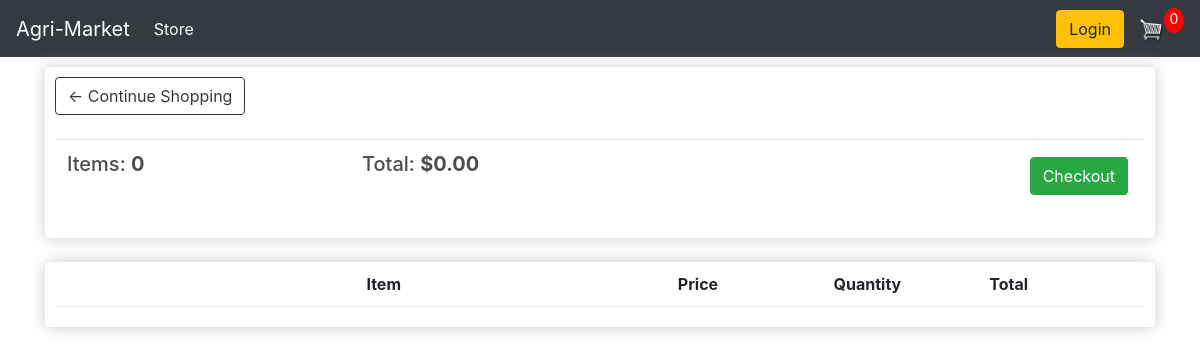
The page /cart/ (signed in) on the database as committed earlier.
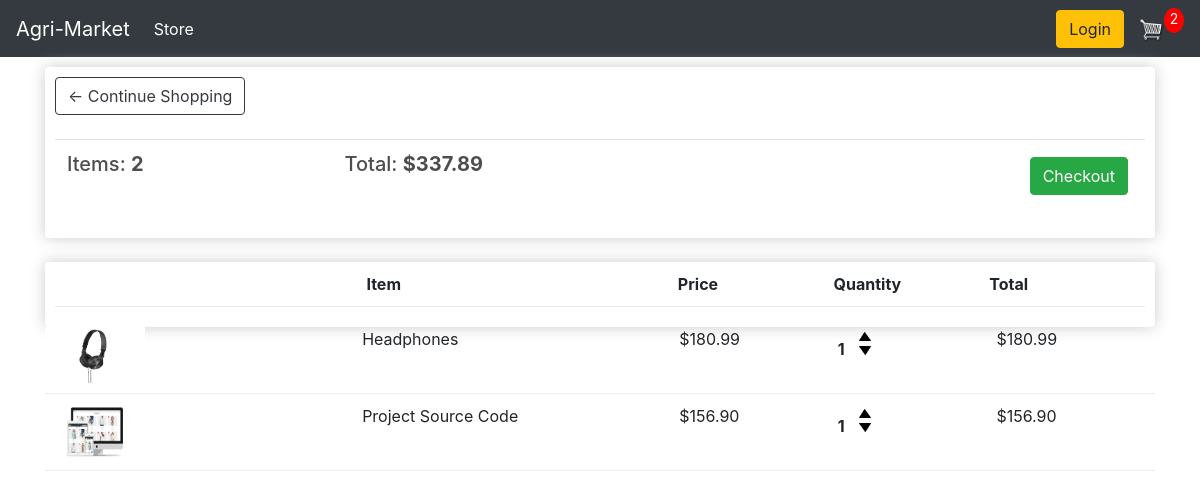
The same page on the database as committed later.
### store/models.py (models this page shows, shortened)
class Order(models.Model):
    customer = models.ForeignKey(Customer, on_delete=models.SET_NULL, blank=True, null=True)
    date_ordered = models.DateTimeField(auto_now_add=True)
    complete = models.BooleanField(default=False, null=True, blank=False)
    transaction_id = models.CharField(max_length=200, null=True)
    shipping = models.CharField(max_length=200, null=True)
    @property
    def shipping(self):
        shipping = False
        orderitems = self.orderitem_set.all()
        for i in orderitems:
            if i.product.digital == False:
                shipping = True
        return shipping
    @property
    def get_cart_total(self):
        orderitems = self.orderitem_set.all()
        total = sum([item.get_total for item in orderitems])
        return total
    @property
    def get_cart_items(self):
        orderitems = self.orderitem_set.all()
        total = sum([item.quantity for item in orderitems])
        return total

class OrderItem(models.Model):
    product = models.ForeignKey(Product, on_delete=models.SET_NULL, blank=True, null=True)
    order = models.ForeignKey(Order, on_delete=models.SET_NULL, blank=True, null=True)
    quantity = models.IntegerField(default=0, null=True, blank=True)
    date_added = models.DateTimeField(auto_now_add=True)
    @property
    def get_total(self):
        total = self.product.price * self.quantity
        return total

class Product(models.Model):
    name = models.CharField(max_length=200, null=True)
    price = models.DecimalField(max_digits=9, decimal_places=2)
    digital = models.BooleanField(default=False, null=True, blank=False)
    image = models.ImageField(null=True, blank=True)
    @property
    def imageURL(self):
        try:
            url = self.image.url
        except:
            url = ''
        return url

### store/views.py (the view)
# urls.py: path('cart/',views.cart, name="cart"),
def cart(request):
    data = cartData(request)
    cartItems = data['cartItems']
    order = data['order']
    items = data['items']
    context = {'items': items, 'order': order, 'cartItems': cartItems}
    return render(request, 'store/cart.html', context)

### store/utils.py (called while the page is built)
def cartData(request):
    if request.user.is_authenticated:
        customer = request.user.customer
        order, created = Order.objects.get_or_create(customer=customer, complete=False)
        items = order.orderitem_set.all()
        cartItems = order.get_cart_items
    else:
        cookieData = cookieCart(request)
        cartItems = cookieData['cartItems']
        order = cookieData['order']
        items = cookieData['items']
    return {'cartItems':cartItems, 'order':order, 'items':items}

### store/templates/store/cart.html
{% extends 'store/main.html' %}
{% load static %}
{% block content %}
    <div class="row">
        <div class="col-lg-12">
            <div class="box-element">
                <a class="btn btn-outline-dark" href="{% url 'store' %}">&#x2190; Continue Shopping</a>
                <br>
                <br>
                <table class="table">
                    <tr>
                        <th><h5>Items: <strong>{{order.get_cart_items}}</strong></h5></th>
                        <th><h5>Total: <strong>${{order.get_cart_total|floatformat:2}}</strong></h5></th>
                        <th>
                            <a style="float:right; margin:5px" class="btn btn-success" href="{% url 'checkout' %}">Checkout</a>
                        </th>
                    </tr>
                </table>
            </div>
            <br>
            <div class="box-element">
                <div class="cart-row">
                    <div style="flex:2"></div>
                    <div style="flex:2"><strong>Item</strong></div>
                    <div style="flex:1"><strong>Price</strong></div>
                    <div style="flex:1"><strong>Quantity</strong></div>
                    <div style="flex:1"><strong>Total</strong></div>
                </div>
            </div>
            {% for item in items %}
            <div class="cart-row">
                <div style="flex:2"><img class="row-image" src="{{item.product.imageURL}}"></div>
                <div style="flex:2">{{item.product.name}}</div>
                <div style="flex:1">${{item.product.price|floatformat:2}}</div>
                <div style="flex:1">
                    <p class="quantity">{{item.quantity}}</p>
                    <div class="quantity">
                        <img data-product="{{item.product.id}}" data-action="add"  class="chg-quantity update-cart" src="{% static  'images/arrow-up.png' %}">
                        <img data-product="{{item.product.id}}" data-action="remove" class="chg-quantity update-cart" src="{% static  'images/arrow-down.png' %}">
                    </div>
                </div>
                    <div style="flex:1">${{item.get_total}}</div>
            </div>
            {% endfor %}
        </div>
    </div>
{% endblock content %}

### store/templates/store/main.html (shortened to what this page needs)
<!DOCTYPE html>
{% load static %}
<html>
    <head>
          <link rel="stylesheet" href="{% static 'css/main.css' %}" />
          <link rel="stylesheet" href="https://stackpath.bootstrapcdn.com/bootstrap/4.4.1/css/bootstrap.min.css">
    </head>
<body>
    <nav class="navbar navbar-expand-lg navbar-dark bg-dark">
        <a class="navbar-brand" href="{% url 'store' %}">Agri-Market</a>
        <div class="collapse navbar-collapse" id="navbarSupportedContent">
          <ul class="navbar-nav mr-auto">
            <li class="nav-item active">
              <a class="nav-link" href="{% url 'store' %}">Store <span class="sr-only">(current)</span></a>
            </li>
          </ul>
          <div class="form-inline my-2 my-lg-0">
            <a href="#"class="btn btn-warning">Login</a>
            <a href="{% url 'cart' %}">
               <img  id="cart-icon" src="{% static 'images/cart.png' %}">
           </a>
           <p id="cart-total">{{cartItems}}</p>
        </div>
      </nav>
    <div class="container">
        {% block content %}
        {% endblock content %}
    </div>
</body>
</html>

### static/css/main.css (style rules this page uses)
body { background-color: hsl(0, 0%, 98%); }
h1,h2,h3,h4,h5,h6 { color:hsl(0, 0%, 30%); }
.box-element { box-shadow:hsl(0, 0%, 80%) 0 0 16px; background-color: #fff; border-radius: 4px; padding: 10px; }
.bg-dark { background-color: #4f868c!important; }
#cart-icon { width:25px; display: inline-block; margin-left: 15px; }
#cart-total { display: block; text-align: center; color:#fff; background-color: red; width: 20px; height: 25px; border-radius: 50%; font-size: 14px; }
.col-lg-4, .col-lg-6, .col-lg-8, .col-lg-12 { margin-top: 10px; }
.btn { border-radius: 0; }
.row-image { width: 100px; }
.cart-row { display: flex; align-items: flex-stretch; padding-bottom: 10px; margin-bottom: 10px; border-bottom: 1px solid #ececec; }
.quantity { display: inline-block; font-weight: 700; padding-right:10px; }
.chg-quantity { width: 12px; cursor: pointer; display: block; margin-top: 5px; transition:.1s; }

Rows that differ between the two databases and show on the page:
no longer on this page (row edited): Order: get_cart_items "0", get_cart_total "0.00"
added Order: get_cart_items "2", get_cart_total "337.89"
added OrderItem: product.imageURL (picture), product.name "Headphones", product.price "180.99", quantity "1", get_total "180.99"
added OrderItem: product.imageURL (picture), product.name "Project Source Code", product.price "156.90", quantity "1", get_total "156.90"
Other text that changed with them:
{{ cartItems }}: "0" → "2"
